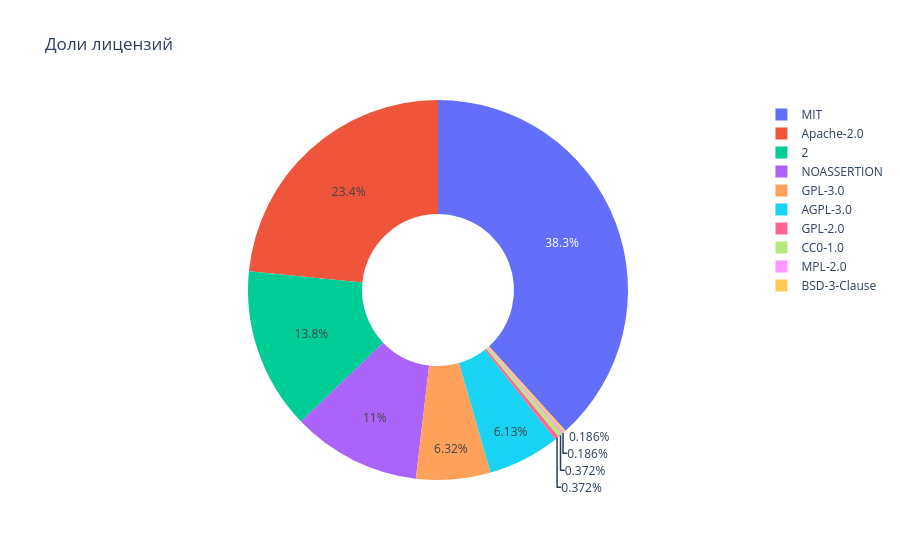
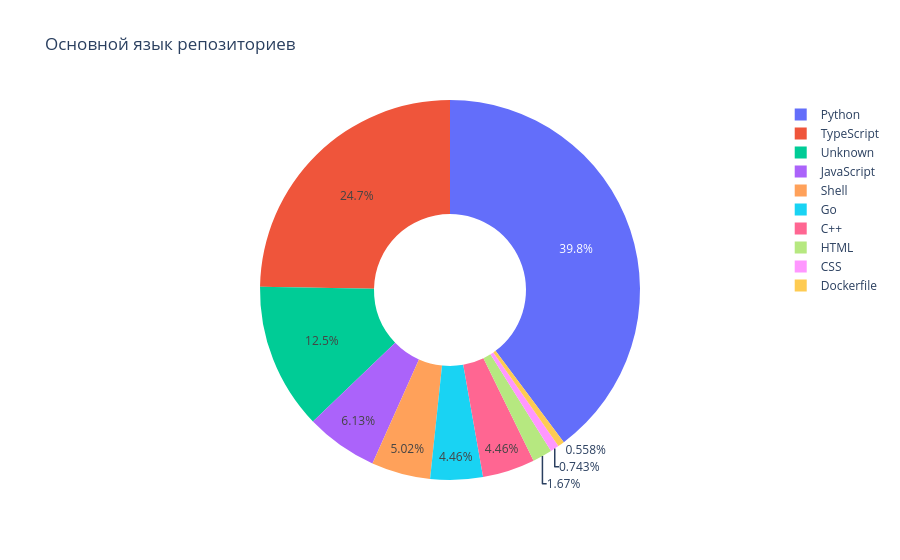
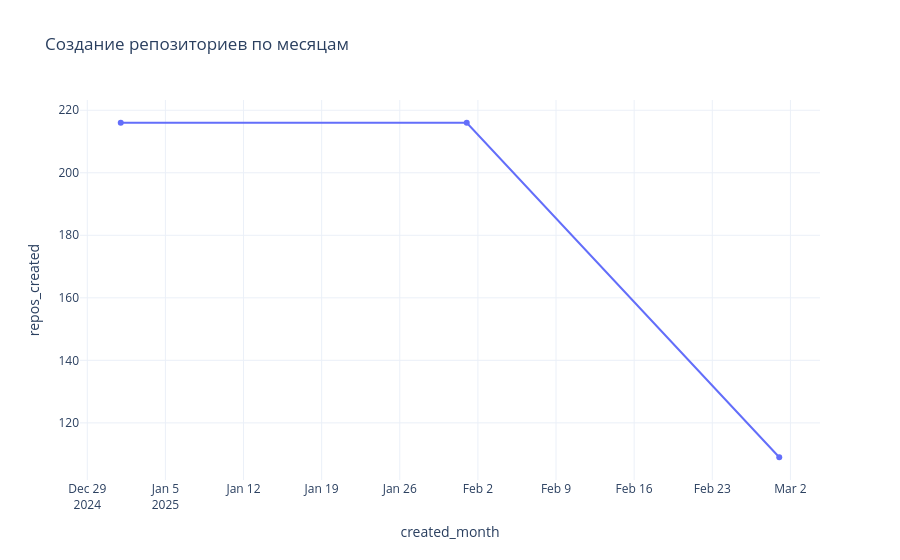

Source (notebook cell) for these figures, in order:
### Markdown cell above
### Распределение

### Code cell
import numpy as np
import pandas as pd
import plotly.express as px

report_df = df.copy()

report_df["created_at"] = pd.to_datetime(
    report_df["created_at"], errors="coerce", utc=True
)
report_df["pushed_at"] = pd.to_datetime(
    report_df["pushed_at"], errors="coerce", utc=True
)

report_df["created_month"] = report_df["created_at"].dt.to_period("M").astype(str)
report_df["pushed_month"] = report_df["pushed_at"].dt.to_period("M").astype(str)

lang_cols = [c for c in report_df.columns if c.startswith("lang_")]


def get_primary_language(row):
    vals = row[lang_cols]
    if vals.fillna(0).sum() == 0:
        return "Unknown"
    return vals.idxmax().replace("lang_", "")


report_df["primary_language"] = report_df.apply(get_primary_language, axis=1)


location_top = (
    report_df["owner_location"]
    .fillna("Unknown")
    .astype(str)
    .value_counts()
    .head(20)
    .reset_index()
)

location_top.columns = ["location", "count"]

fig_map = px.scatter_geo(
    location_top,
    locations="location",
    locationmode="country names",
    size="count",
    color="count",
    hover_name="location",
    projection="natural earth",
    title="География владельцев репозиториев",
    color_continuous_scale="Blues",  # спокойный цвет как в отчёте
)

fig_map.update_layout(template="plotly_white", height=600)

fig_map.show()


license_top = report_df["license_spdx_id"].fillna("Unknown").value_counts().head(10)

fig_license = px.pie(
    names=license_top.index, values=license_top.values, hole=0.4, title="Доли лицензий"
)

fig_license.update_layout(template="plotly_white")
fig_license.show()


lang_top = report_df["primary_language"].value_counts().head(10)

fig_lang = px.pie(
    names=lang_top.index,
    values=lang_top.values,
    hole=0.4,
    title="Основной язык репозиториев",
)

fig_lang.update_layout(template="plotly_white")
fig_lang.show()

created_ts = report_df.groupby("created_month").size().reset_index(name="repos_created")

fig_created = px.line(
    created_ts,
    x="created_month",
    y="repos_created",
    markers=True,
    title="Создание репозиториев по месяцам",
)

fig_created.update_layout(template="plotly_white")
fig_created.show()

pushed_ts = report_df.groupby("pushed_month").size().reset_index(name="repos_pushed")

fig_pushed = px.line(
    pushed_ts,
    x="pushed_month",
    y="repos_pushed",
    markers=True,
    title="Активность push по месяцам",
)

fig_pushed.update_layout(template="plotly_white")
fig_pushed.show()

### Figure 1 — Plotly figure (JSON) as saved in the notebook; plotly's stock layout.template omitted (floating-point values rounded to 4 significant figures)
{"data": [{"domain": {"x": [0, 1], "y": [0, 1]}, "hole": 0.4, "hovertemplate": "label=%{label}<br>value=%{value}<extra></extra>", "labels": ["MIT", "Apache-2.0", "", "NOASSERTION", "GPL-3.0", "AGPL-3.0", "GPL-2.0", "CC0-1.0", "MPL-2.0", "BSD-3-Clause"], "legendgroup": "", "name": "", "showlegend": true, "type": "pie", "values": [206, 126, 74, 59, 34, 33, 2, 2, 1, 1]}], "layout": {"legend": {"tracegroupgap": 0}, "title": {"text": "Доли лицензий"}}}

### Figure 2 — Plotly figure (JSON) as saved in the notebook; plotly's stock layout.template omitted (floating-point values rounded to 4 significant figures)
{"data": [{"domain": {"x": [0, 1], "y": [0, 1]}, "hole": 0.4, "hovertemplate": "label=%{label}<br>value=%{value}<extra></extra>", "labels": ["Python", "TypeScript", "Unknown", "JavaScript", "Shell", "Go", "C++", "HTML", "CSS", "Dockerfile"], "legendgroup": "", "name": "", "showlegend": true, "type": "pie", "values": [214, 133, 67, 33, 27, 24, 24, 9, 4, 3]}], "layout": {"legend": {"tracegroupgap": 0}, "title": {"text": "Основной язык репозиториев"}}}

### Figure 3 — Plotly figure (JSON) as saved in the notebook; plotly's stock layout.template omitted (floating-point values rounded to 4 significant figures)
{"data": [{"hovertemplate": "created_month=%{x}<br>repos_created=%{y}<extra></extra>", "legendgroup": "", "line": {"color": "#636efa", "dash": "solid"}, "marker": {"symbol": "circle"}, "mode": "lines+markers", "name": "", "orientation": "v", "showlegend": false, "type": "scatter", "x": ["2025-01", "2025-02", "2025-03"], "xaxis": "x", "y": [216, 216, 109], "yaxis": "y"}], "layout": {"legend": {"tracegroupgap": 0}, "title": {"text": "Создание репозиториев по месяцам"}, "xaxis": {"anchor": "y", "domain": [0, 1], "title": {"text": "created_month"}}, "yaxis": {"anchor": "x", "domain": [0, 1], "title": {"text": "repos_created"}}}}
